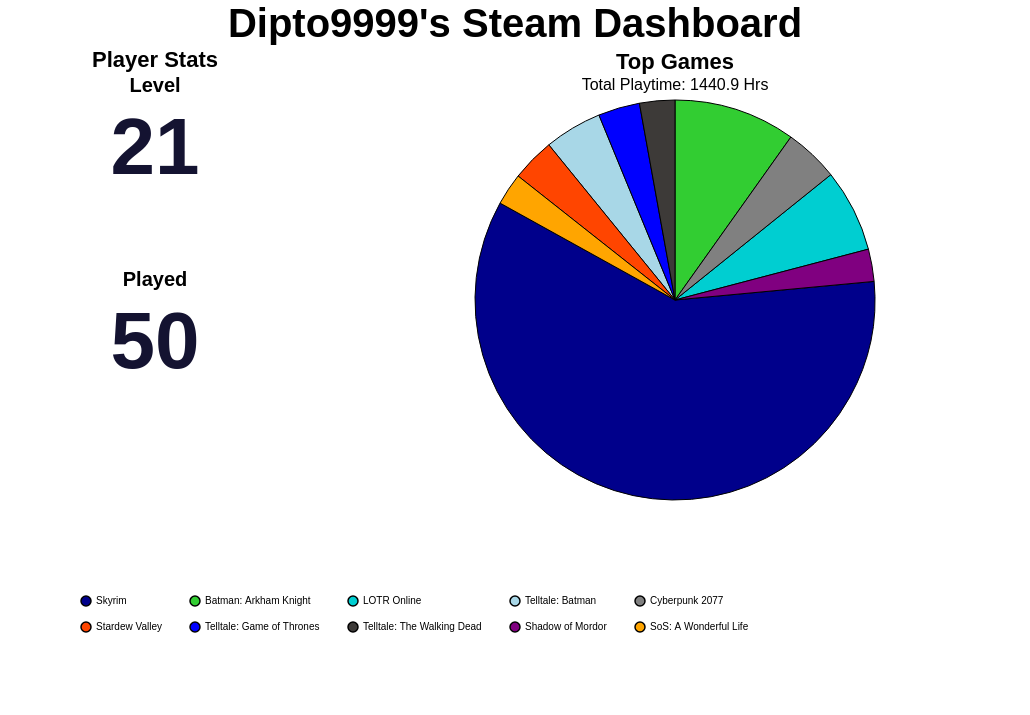

Specify this chart in Vega-Lite:
### Vega-Lite specification from a JSON file in a GitHub repository (floating-point values rounded to 4 significant figures)
{"background": null, "config": {"view": {"continuousWidth": 300, "continuousHeight": 300, "strokeOpacity": 0, "strokeWidth": 1.5}, "axis": {"labelFontSize": 12, "titleFontSize": 16}, "legend": {"labelFontSize": 12, "titleFontSize": 16}}, "hconcat": [{"vconcat": [{"data": {"name": "data-ce2f25787bade8ca3fba4cb14335a451"}, "mark": {"type": "text", "align": "center", "baseline": "middle", "color": "#141331", "fontSize": 80, "fontWeight": "bold"}, "encoding": {"text": {"field": "Value", "type": "quantitative"}, "x": {"axis": null, "field": "Metric", "type": "nominal"}, "y": {"value": 50}}, "height": 150, "title": {"text": "Level", "anchor": "middle", "fontSize": 20}, "width": 300}, {"data": {"name": "data-92b892d679d5fbeaa0a56e1238c7fc12"}, "mark": {"type": "text", "align": "center", "baseline": "middle", "color": "#141331", "fontSize": 80, "fontWeight": "bold"}, "encoding": {"text": {"field": "Value", "type": "quantitative"}, "x": {"axis": null, "field": "Metric", "type": "nominal"}, "y": {"value": 50}}, "height": 150, "title": {"text": "Played", "anchor": "middle", "fontSize": 20}, "width": 300}], "title": {"text": "Player Stats", "anchor": "middle", "fontSize": 22}}, {"data": {"name": "data-b2da6c3eee8efb20e4c0e498a7d77a12"}, "mark": {"type": "arc", "stroke": "black", "strokeWidth": 1}, "encoding": {"color": {"field": "name", "legend": {"columnPadding": 25, "columns": 5, "direction": "horizontal", "labelFontSize": 10, "orient": "bottom", "padding": 75, "rowPadding": 10, "title": "", "titleAlign": "center", "titleFontSize": 16}, "scale": {"range": ["#00008B", "#32CD32", "#00CED1", "#A8D7E7", "#808080", "#FF4500", "#0000FF", "#3D3A38", "#800080", "#FFA500", "#006400", "#8B0000", "#FFD700", "#4682B4", "#2E8B57"]}, "sort": null, "type": "nominal"}, "theta": {"field": "playtime_percentage", "type": "quantitative"}, "tooltip": [{"field": "name", "title": "Game", "type": "nominal"}, {"field": "playtime_forever", "format": ".1f", "title": "Time (Hrs)", "type": "quantitative"}, {"field": "playtime_percentage", "format": ".2f", "title": "Playtime (%)", "type": "quantitative"}]}, "height": 400, "title": {"text": "Top Games", "anchor": "middle", "fontSize": 22, "subtitle": "Total Playtime: 1440.9 Hrs", "subtitleFontSize": 16}, "width": 700}], "padding": {"left": 250, "right": 250, "top": 0, "bottom": 0}, "title": {"text": "Dipto9999's Steam Dashboard", "anchor": "middle", "fontSize": 40}, "$schema": "https://vega.github.io/schema/vega-lite/v5.20.1.json", "datasets": {"data-ce2f25787bade8ca3fba4cb14335a451": [{"Metric": "Level", "Value": 21}], "data-92b892d679d5fbeaa0a56e1238c7fc12": [{"Metric": "Played", "Value": 50}], "data-b2da6c3eee8efb20e4c0e498a7d77a12": [{"name": "Skyrim", "playtime_forever": 845.3, "appid": 72850, "playtime_percentage": 59.54}, {"name": "Batman: Arkham Knight", "playtime_forever": 139.7, "appid": 208650, "playtime_percentage": 9.84}, {"name": "LOTR Online", "playtime_forever": 94.95, "appid": 212500, "playtime_percentage": 6.69}, {"name": "Telltale: Batman", "playtime_forever": 66.22, "appid": 498240, "playtime_percentage": 4.66}, {"name": "Cyberpunk 2077", "playtime_forever": 62.2, "appid": 1091500, "playtime_percentage": 4.38}, {"name": "Stardew Valley", "playtime_forever": 49.5, "appid": 413150, "playtime_percentage": 3.49}, {"name": "Telltale: Game of Thrones", "playtime_forever": 47.68, "appid": 330840, "playtime_percentage": 3.36}, {"name": "Telltale: The Walking Dead", "playtime_forever": 40.52, "appid": 207610, "playtime_percentage": 2.85}, {"name": "Shadow of Mordor", "playtime_forever": 37.05, "appid": 241930, "playtime_percentage": 2.61}, {"name": "SoS: A Wonderful Life", "playtime_forever": 36.75, "appid": 2111170, "playtime_percentage": 2.59}]}}
